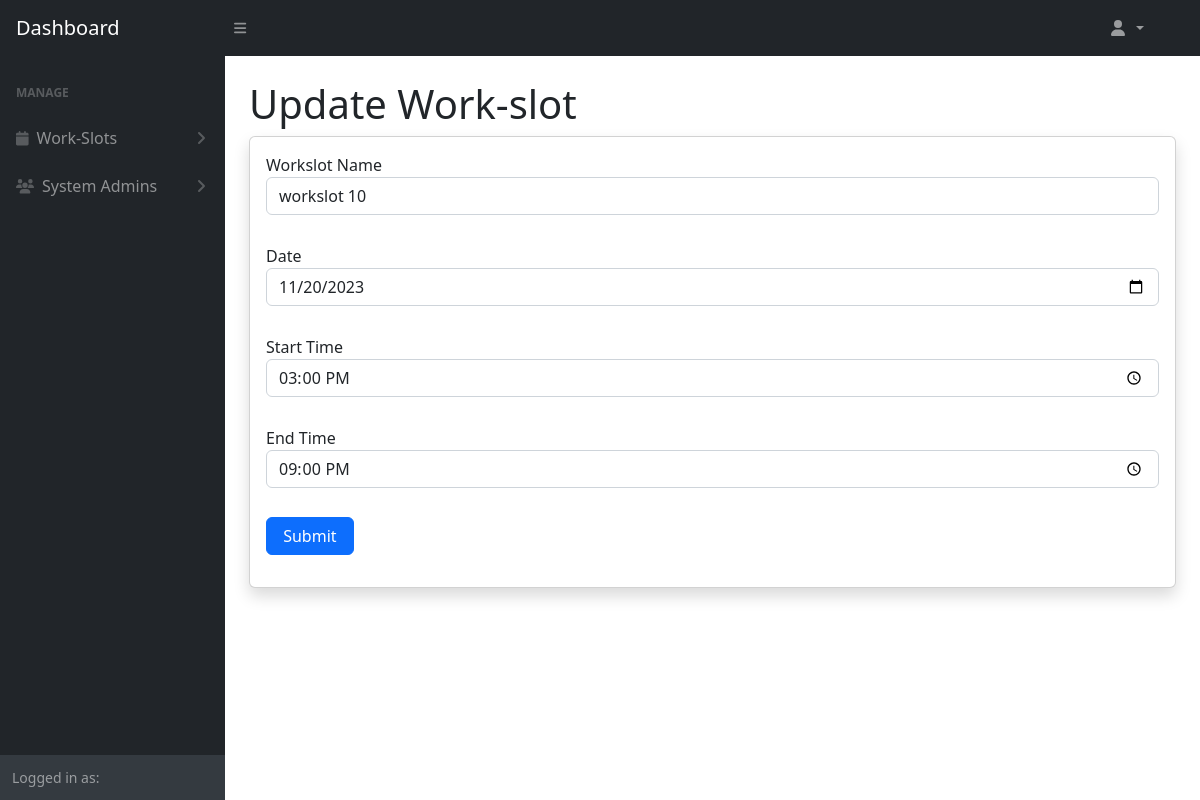
Page /src/Boundary/UpdateWorkslotPage.php?id=15 on the committed database.
### tables this page shows
CREATE TABLE `workslot` (
  `workslot_id` int(11) NOT NULL,
  `workslot_name` varchar(255) NOT NULL,
  `chef_qty` int(11) NOT NULL DEFAULT 0,
  `cashier_qty` int(11) NOT NULL DEFAULT 0,
  `waiter_qty` int(11) NOT NULL DEFAULT 0,
  `workslot_date` date NOT NULL,
  `start_time` time NOT NULL,
  `end_time` time NOT NULL
);

### src/Entity/Workslot.php (called while the page is built, shortened)
<?php
class Workslot {
    public function getWorkslotById($id) {
        $DAO = new DAO();
        $connection = $DAO->get_connection();
        $sql = "SELECT `workslot_id`, `workslot_name`, `chef_qty`, `cashier_qty`, `waiter_qty`, `workslot_date`, `start_time`, `end_time`
                FROM `workslot` WHERE `workslot`.`workslot_id` = $id";
        return $connection->query($sql);
    }
}
?>

### src/Controller/CafeOwnerUpdateWorkslotController.php (called while the page is built, shortened)
<?php
include_once "../Entity/Workslot.php";
class CafeOwnerUpdateWorkslotController {
    public function getWorkslotById($workslotId) {
        $workslot = new Workslot();
        return $workslot->getWorkslotById($workslotId);
    }
}
?>

### src/Boundary/UpdateWorkslotPage.php (the view, shortened to what this page needs)
<?php
include_once "../Controller/CafeOwnerUpdateWorkslotController.php";
$updateWorkslotController = new CafeOwnerUpdateWorkslotController();
$workslotToUpdate = ($updateWorkslotController->getWorkslotById($_GET['id']))->fetch_assoc();
?>
<body class="sb-nav-fixed">
    <?php require "CafeOwnerNav.php";?>
    <div id="layoutSidenav_content">
        <main>
        <div class="container-fluid px-4">
        <h1 class="mt-4">Update Work-slot</h1>
    <div class="card shadow mb-4">
        <div class="card-body">
            <form action="" method="post" enctype="multipart/form-data" >
                <div class='form-group'>
                    <label>Workslot Name</label>
                    <input type='text' name='workslot_name' value="<?php echo $workslotToUpdate['workslot_name']; ?>" id='workslot_name' placeholder="Enter Workslot Name" class='form-control' required/>
                </div>
                <br/>
                <div class='form-group'>
                    <label>Date</label>
                    <input type='date' name='date' value="<?php echo $workslotToUpdate['workslot_date']; ?>" id='date' placeholder="Enter Date" class='form-control' required/>
                </div>
                <br/>
                <div class='form-group'>
                    <label>Start Time</label>
                    <input type='time' name='start_time' value="<?php echo $workslotToUpdate['start_time']; ?>" id='start_time' placeholder="Enter Start Time" class='form-control' required/>
                </div>
                <br/>
                <div class='form-group'>
                    <label>End Time</label>
                    <input type='time' name='end_time' value="<?php echo $workslotToUpdate['end_time']; ?>" id='end_time' placeholder="Enter End Time" class='form-control' required/>
                </div>
                <br/>
                <input type='submit' name='submit' class='btn btn-primary' value=' Submit ' />
            </form>
        </div>
    </div>
    </div>
        </main>
    </div>
</body>

### rows in the picture
workslot: workslot_name "workslot 10", date "11/20/2023", start_time "15:00:00", end_time "21:00:00"
